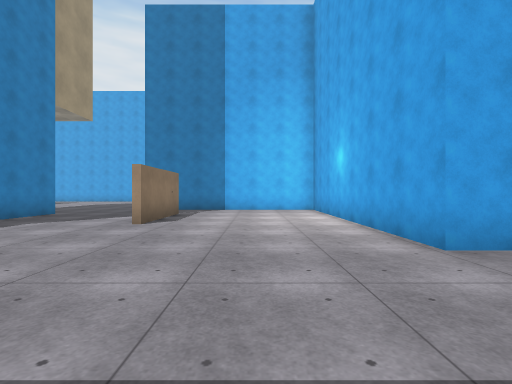
View 1 (above)

19 first-person views from a walk through a 3-D level made in the Unity game engine. The camera is 1.3 m above the floor, looks level and sees 85° across. The floor is counted in squares, 2 m on a side. Each view is taken from the middle of a square. On the plan, view 1 faces up. The plan holds only what a view shows up to about 9 squares ahead; the rest is blank. The place goes on beyond the plan. Surface patterns are stand-ins for the level's own textures.

View 2
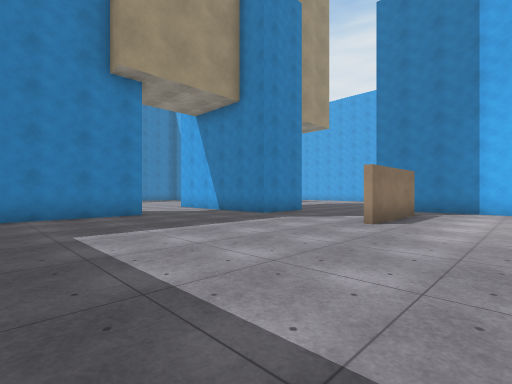

View 3
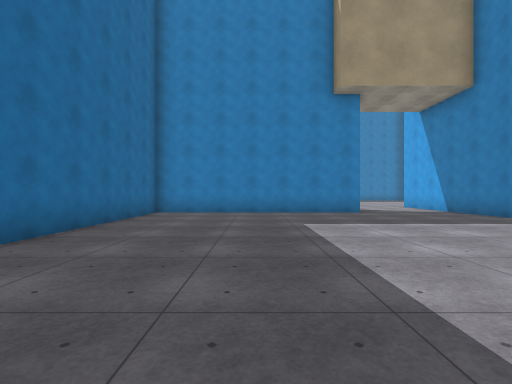

View 4
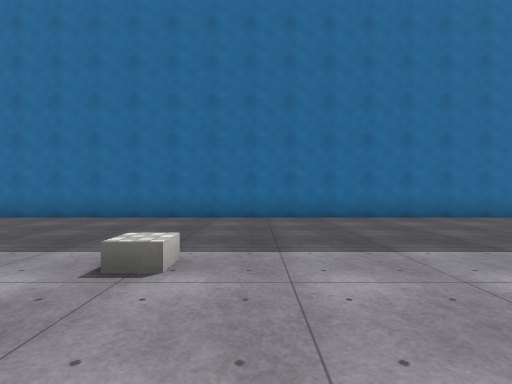

View 5
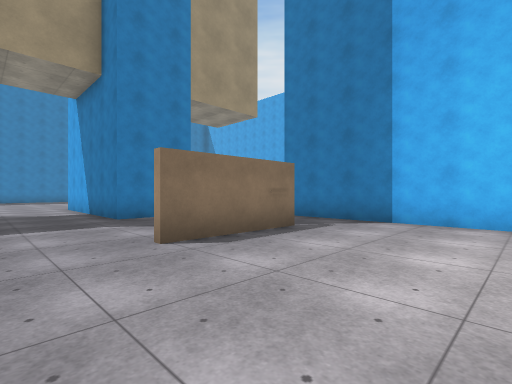

View 6
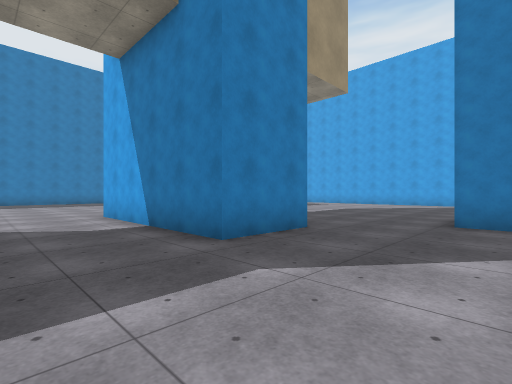

View 7
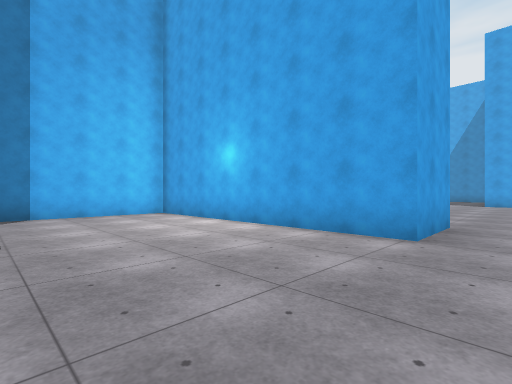

View 8
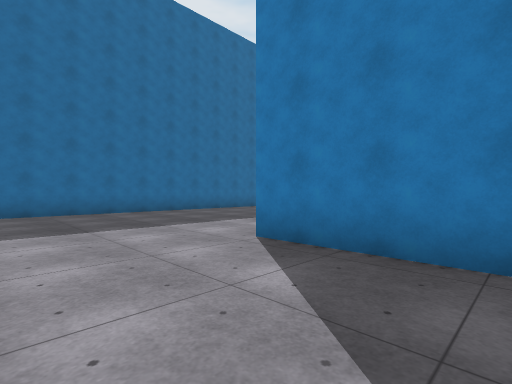

View 9
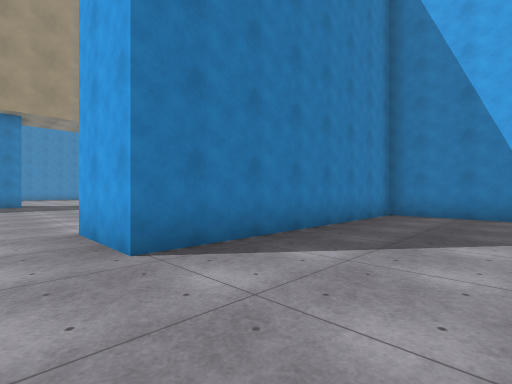

View 10
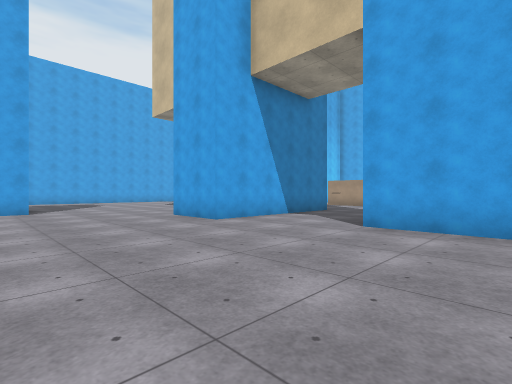

View 11
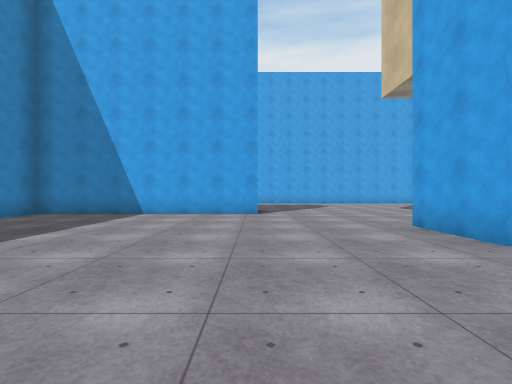

View 12
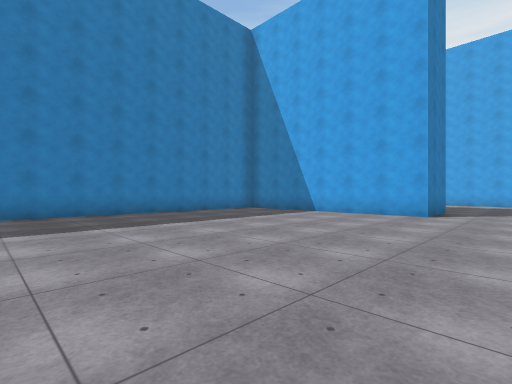

View 13
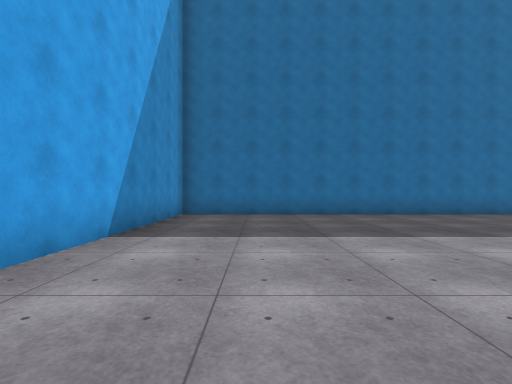

View 14
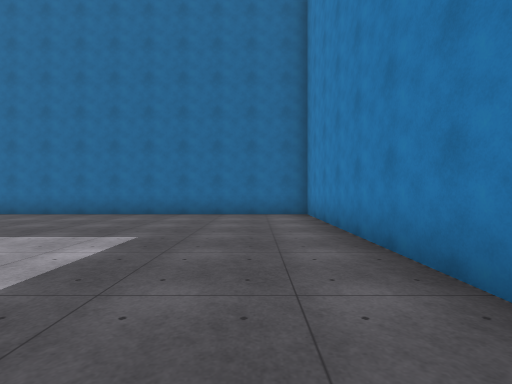

View 15
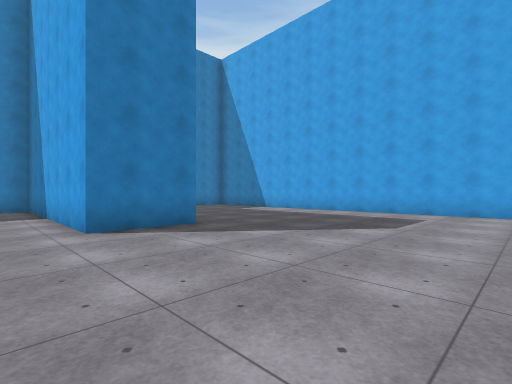

View 16
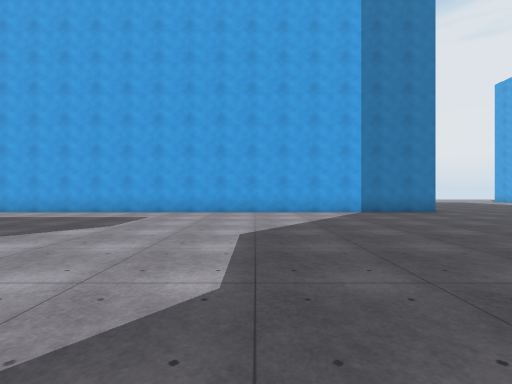

View 17
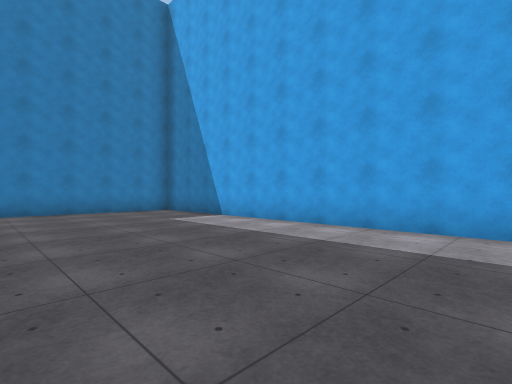

View 18
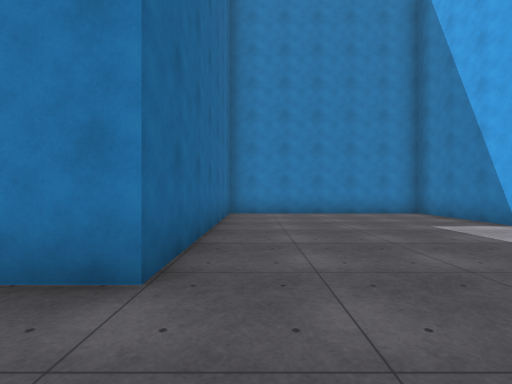

View 19
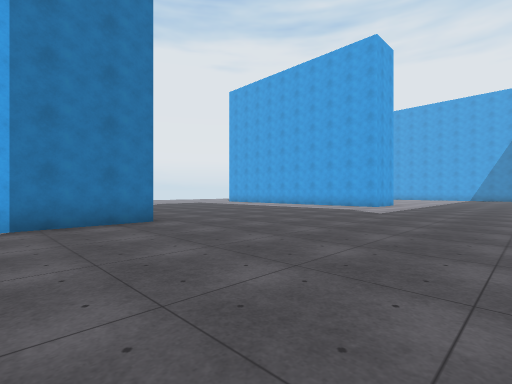

### Floor plan
Points are (right, up) in squares from view 1. A wall is a line through its corners. A room is listed if a view was taken in it or the views show most of it. See-through windows are left out.
Room 1 (views 1, 2, 3, 4, 5, 6, 7, 8, 9)
walls: (-2.3, 8.4) (-2.3, 5.6); (-7.8, 3.4) (-7.8, -3.1) (7.5, -3.1); (-6, 8.4) (-6, 6.4) (-11, 6.4); (6.8, 10.2) (4.1, 10.2) (4.1, 3.1) (2.1, 3.1) (2.1, 10.2) (-4.1, 10.2)
ways out: opening at (-9.7, 5) to room 2; opening at (-4.5, 9.5) to room 2
Room 2 (views 10, 11, 12, 13, 14, 15, 16, 17, 18, 19)
walls: (-11, 6.4) (-11, 8.4); (-2.1, 19) (-20.5, 19) (-20.5, 13.2) (-13.9, 13.2) (-13.9, 11.2) (-20.5, 11.2) (-20.5, 10); (-20.5, 7.2) (-20.5, -3.1) (-9.9, -3.1) (-9.9, 3.4)
ways out: opening at (-9.7, 5) to room 1; opening at (-4.5, 9.5) to room 1

Where each view was taken, in squares from view 1:
view 1: 0 up, 0 right, facing up
view 2: 0 up, 0 right, facing up-left
view 3: 0 up, 1 right, facing left
view 4: 4 up, 1 right, facing down
view 5: 4 up, 1 right, facing up-left
view 6: 4 up, 3 left, facing up-left
view 7: 2 up, 2 left, facing up-right
view 8: 6 up, 7 right, facing down-left
view 9: 2 up, 7 right, facing up-left
view 10: 1 up, 15 left, facing up-right
view 11: 3 up, 14 left, facing up
view 12: 3 up, 12 left, facing up-left
view 13: 5 up, 12 left, facing down
view 14: 5 up, 19 left, facing down
view 15: 10 up, 9 left, facing up-left
view 16: 10 up, 8 left, facing up
view 17: 14 up, 11 left, facing up-left
view 18: 14 up, 12 left, facing left
view 19: 13 up, 5 left, facing up-right
